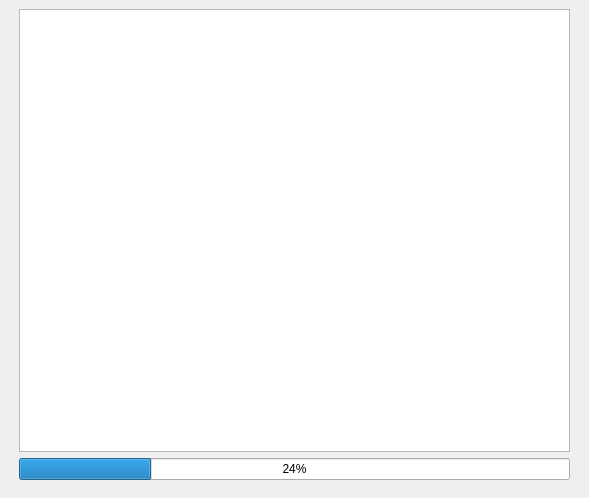
<?xml version="1.0" encoding="UTF-8"?>
<ui version="4.0">
 <class>MIDTool</class>
 <widget class="QDialog" name="MIDTool">
  <property name="geometry">
   <rect>
    <x>0</x>
    <y>0</y>
    <width>589</width>
    <height>498</height>
   </rect>
  </property>
  <property name="windowTitle">
   <string>Dialog</string>
  </property>
  <widget class="QWidget" name="gridLayoutWidget">
   <property name="geometry">
    <rect>
     <x>19</x>
     <y>9</y>
     <width>551</width>
     <height>471</height>
    </rect>
   </property>
   <layout class="QGridLayout" name="gridLayout">
    <item row="1" column="0">
     <widget class="QProgressBar" name="progressBar">
      <property name="value">
       <number>24</number>
      </property>
     </widget>
    </item>
    <item row="0" column="0">
     <widget class="QListWidget" name="listWidget"/>
    </item>
   </layout>
  </widget>
 </widget>
 <resources/>
 <connections/>
</ui>
